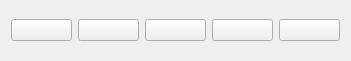
   <widget class="QWidget" name="horizontalLayoutWidget_2">
    <property name="geometry">
     <rect>
      <x>1040</x>
      <y>400</y>
      <width>351</width>
      <height>61</height>
     </rect>
    </property>
    <layout class="QHBoxLayout" name="horizontalLayout_2">
     <item>
      <widget class="QPushButton" name="pushButton_initSimulator">
       <property name="text">
        <string/>
       </property>
       <property name="icon">
        <iconset resource="haptics.qrc">
         <normaloff>:/Haptics/Resources/gnome_run.png</normaloff>:/Haptics/Resources/gnome_run.png</iconset>
       </property>
      </widget>
     </item>
     <item>
      <widget class="QPushButton" name="pushButton_startSimulation">
       <property name="text">
        <string/>
       </property>
       <property name="icon">
        <iconset resource="haptics.qrc">
         <normaloff>:/Haptics/Resources/gtk_media_play_ltr.png</normaloff>:/Haptics/Resources/gtk_media_play_ltr.png</iconset>
       </property>
      </widget>
     </item>
     <item>
      <widget class="QPushButton" name="pushButton_nextStep">
       <property name="text">
        <string/>
       </property>
       <property name="icon">
        <iconset resource="haptics.qrc">
         <normaloff>:/Haptics/Resources/gtk_media_next_ltr.png</normaloff>:/Haptics/Resources/gtk_media_next_ltr.png</iconset>
       </property>
      </widget>
     </item>
     <item>
      <widget class="QPushButton" name="pushButton__pauseSimulation">
       <property name="text">
        <string/>
       </property>
       <property name="icon">
        <iconset resource="haptics.qrc">
         <normaloff>:/Haptics/Resources/gtk_media_pause.png</normaloff>:/Haptics/Resources/gtk_media_pause.png</iconset>
       </property>
      </widget>
     </item>
     <item>
      <widget class="QPushButton" name="pushButton_resetSimulation">
       <property name="text">
        <string/>
       </property>
       <property name="icon">
        <iconset resource="haptics.qrc">
         <normaloff>:/Haptics/Resources/gtk_media_stop.png</normaloff>:/Haptics/Resources/gtk_media_stop.png</iconset>
       </property>
      </widget>
     </item>
    </layout>
   </widget>
